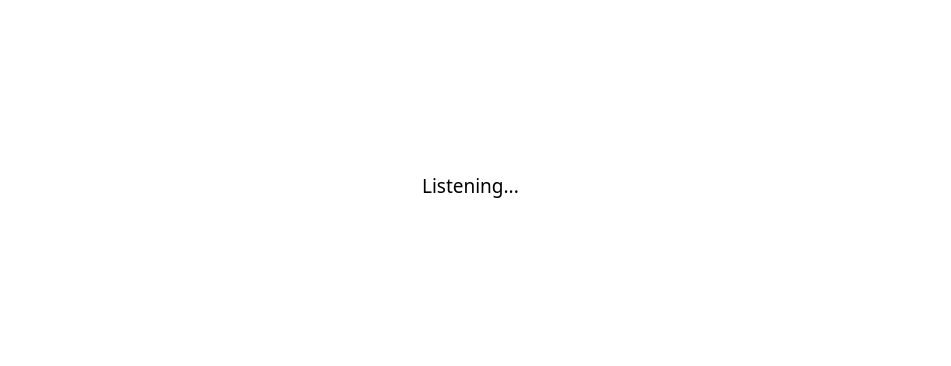
<?xml version="1.0" encoding="UTF-8"?>
<ui version="4.0">
 <class>ListenWindow</class>
 <widget class="QMainWindow" name="ListenWindow">
  <property name="geometry">
   <rect>
    <x>0</x>
    <y>0</y>
    <width>951</width>
    <height>366</height>
   </rect>
  </property>
  <property name="windowTitle">
   <string>MainWindow</string>
  </property>
  <property name="windowIcon">
   <iconset>
    <normaloff>Images/ACVA - LOGO.png</normaloff>Images/ACVA - LOGO.png</iconset>
  </property>
  <property name="styleSheet">
   <string notr="true">background-color: rgb(255,255,255);</string>
  </property>
  <widget class="QWidget" name="centralwidget">
   <widget class="QLabel" name="acva_logo">
    <property name="geometry">
     <rect>
      <x>0</x>
      <y>0</y>
      <width>941</width>
      <height>141</height>
     </rect>
    </property>
    <property name="text">
     <string/>
    </property>
    <property name="pixmap">
     <pixmap>Images/ACVA_Voice.jpg</pixmap>
    </property>
    <property name="alignment">
     <set>Qt::AlignCenter</set>
    </property>
   </widget>
   <widget class="QLabel" name="gif">
    <property name="geometry">
     <rect>
      <x>230</x>
      <y>240</y>
      <width>481</width>
      <height>81</height>
     </rect>
    </property>
    <property name="text">
     <string/>
    </property>
    <property name="pixmap">
     <pixmap>../Qt Designer/Images/end.gif</pixmap>
    </property>
    <property name="alignment">
     <set>Qt::AlignCenter</set>
    </property>
   </widget>
   <widget class="QLabel" name="listen">
    <property name="geometry">
     <rect>
      <x>380</x>
      <y>150</y>
      <width>181</width>
      <height>71</height>
     </rect>
    </property>
    <property name="font">
     <font>
      <family>Product Sans</family>
      <pointsize>14</pointsize>
     </font>
    </property>
    <property name="text">
     <string>Listening...</string>
    </property>
    <property name="alignment">
     <set>Qt::AlignCenter</set>
    </property>
   </widget>
  </widget>
  <widget class="QStatusBar" name="statusbar"/>
 </widget>
 <resources/>
 <connections/>
</ui>
